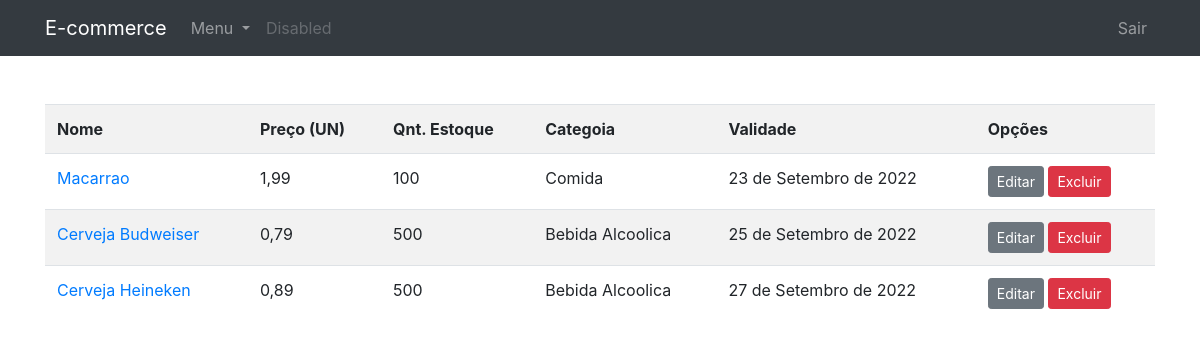
The app's page /portal/meus-produtos/ (signed in), older data.
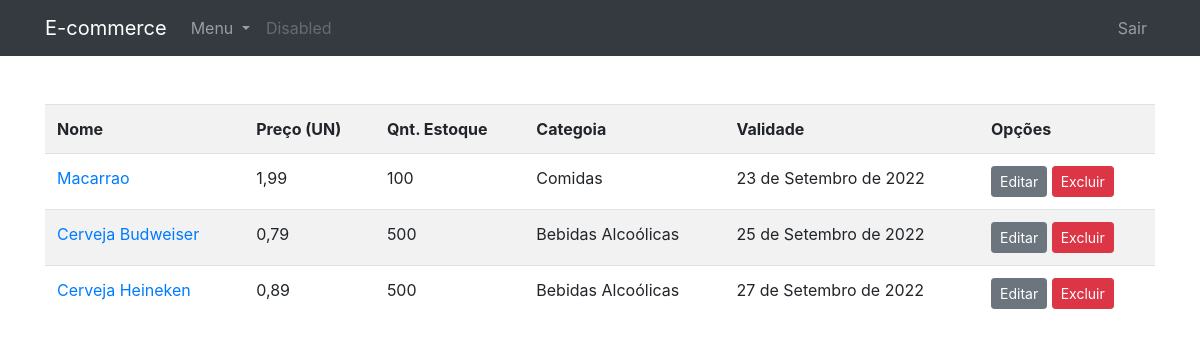
The same page, newer data.
### produtos/models.py (models this page shows, shortened)
class Produto(models.Model):
    name = models.CharField(max_length=70)
    price = models.FloatField()
    qnt_stock = models.IntegerField()
    sold = models.IntegerField()
    category = models.ForeignKey(Categoria, on_delete=models.CASCADE)
    description = models.TextField(default="", blank=True, null=True)
    slug = models.SlugField(max_length=250, null=True, blank=True)
    image = models.ImageField(upload_to="products/%Y/%m/%d", blank=True, null=True)
    expiration_date = models.DateField(null=True, blank=True)
    supermarket = models.ForeignKey(
        Lojista,
        on_delete=models.SET_NULL,
        blank=True,
        null=True,
    )
    class Meta:
        ordering = ["expiration_date"]
    def get_absolute_url(self):
        return reverse("produtos:produto_detail", kwargs={"slug": self.slug})

class Categoria(models.Model):
    name = models.CharField(max_length=50)
    slug = models.SlugField(max_length=250, null=True, blank=True)
    def __str__(self):
        return self.name

### lojista/views.py (the view)
# urls.py: path("meus-produtos/", MeusProdutos.as_view(), name="meus_produtos"),
class MeusProdutos(SupermarketUserMixin, ListView):
    model = Produto
    template_name = "lojista/produtos.html"
    context_object_name = "products"
    def get_queryset(self):
        qs = super().get_queryset()
        return qs.filter(supermarket__supermarket=self.request.user)

### lojista/views.py (called while the page is built)
    def test_func(self):
        if self.request.user.is_authenticated:
            print("entrou")
            print(self.request.user.role)
            return (
                self.request.user.role == "SUPERMARKET"
                or self.request.user.is_superuser
            )

### templates/lojista/produtos.html
{% extends 'base-portal.html' %}
{% block content %}
<table class='table table-striped'>
    <tr>
        <th>Nome</th>
        <th>Preço (UN)</th>
        <th>Qnt. Estoque</th>
        <th>Categoia</th>
        <th>Validade</th>
        <th>Opções</th>
    </tr>
    {% for product in products %}
        <tr>
            <td ><a href="{{ product.get_absolute_url }}">{{ product.name }}</a></td>
            <td >{{ product.price }}</td>
            <td >{{ product.qnt_stock }}</td>
            <td >{{ product.category }}</td>
            <td >{{ product.expiration_date }}</td>
            <td><a href="{% url 'lojista:editar_produto' product.pk %}" class="btn btn-secondary btn-sm">Editar</a>
                <a href="{% url 'lojista:deletar_produto' product.pk %}" id='confirm-delete' class="btn btn-danger btn-sm">Excluir</a>
            </td>
        </tr>
    {% empty %}
     <tr>
            <td colspan='2'>Sem products cadastrados</td>
     </tr>
    {% endfor %}
  </table>
{% endblock %}

Row changes from the older to the newer data that the page shows:
changed through a linked row, Produto "Macarrao": category "Comida" → "Comidas"
changed through a linked row, Produto "Cerveja Budweiser": category "Bebida Alcoolica" → "Bebidas Alcoólicas"
changed through a linked row, Produto "Cerveja Heineken": category "Bebida Alcoolica" → "Bebidas Alcoólicas"
